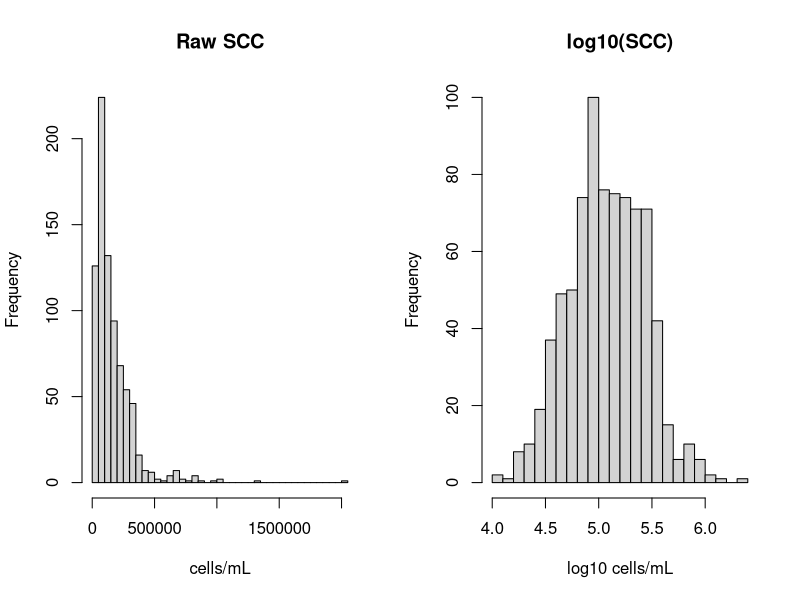
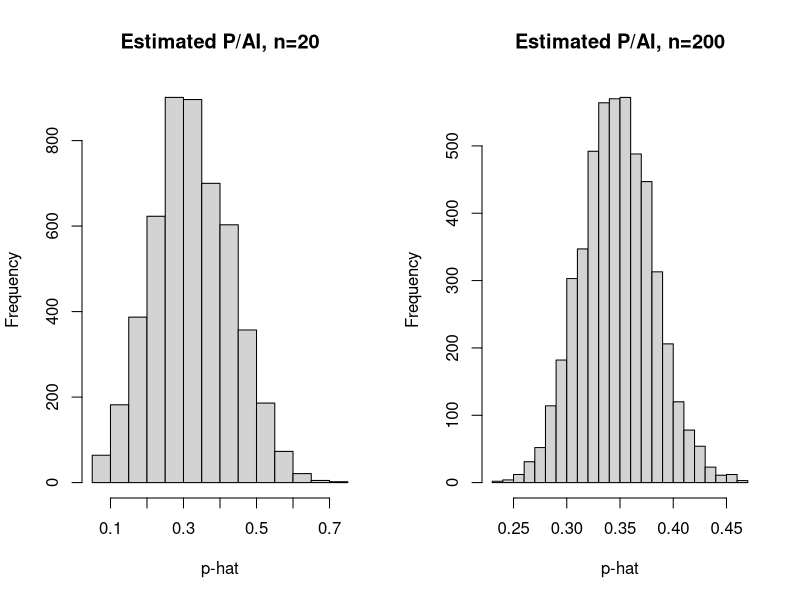
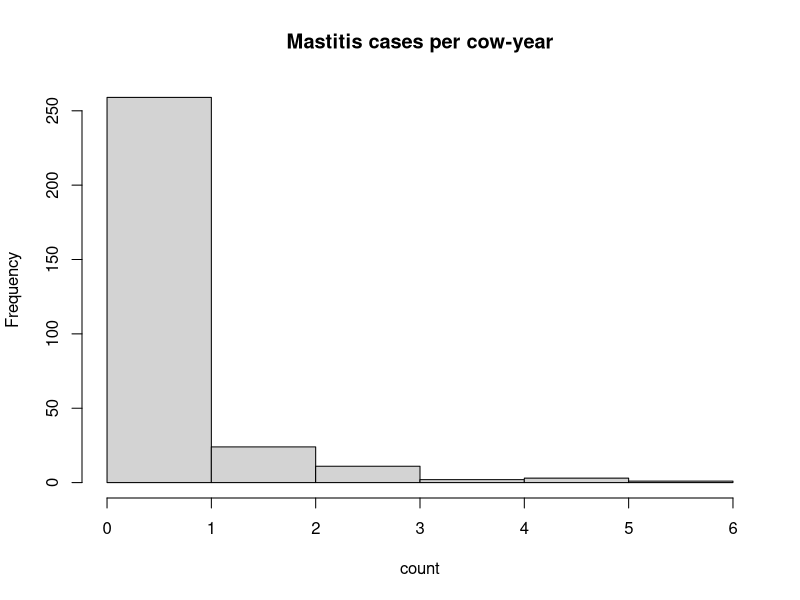
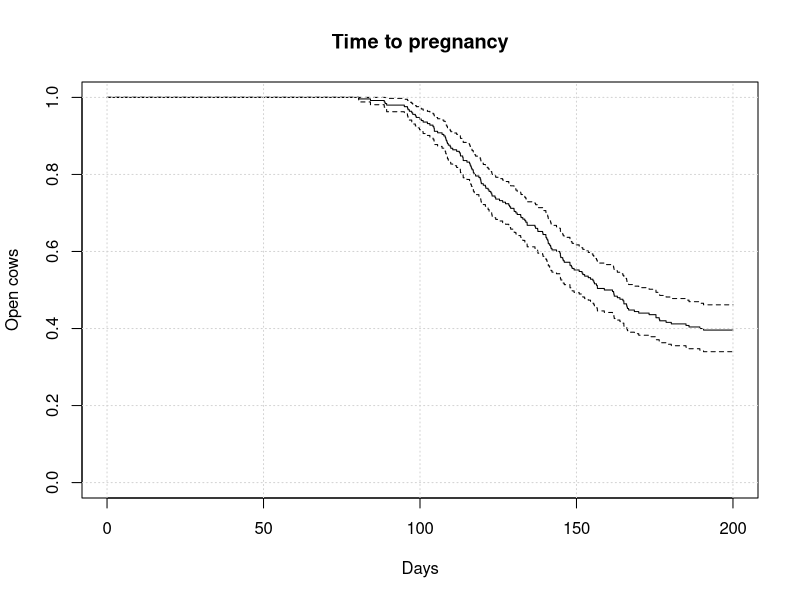

Generate these figures, in order, with R:
## ---- chunk 1
#| echo: true
n <- 24
true_effect <- 2.4     # true mean change (lbs/d)
sd_change <- 3.0

change <- rnorm(n, mean=true_effect, sd=sd_change)

# H0: mean change = 4 lbs/d (the claim) HA: mean change != 4
res <- t.test(change, mu = 4)
res
## ---- chunk 2
#| echo: true
x <- 18
n <- 40
p0 <- 0.35

#Binomial test
binom.test(x, n, p = p0, alternative = "two.sided")
## ---- chunk 3
#| echo: true
# Example counts
# A: 55 preg / 145 not
# B: 70 preg / 130 not

tab <- matrix(c(55,145,70,130), nrow=2, byrow=TRUE)
colnames(tab) <- c("Preg", "Not")
rownames(tab) <- c("A", "B")
tab
## ---- chunk 4
#| echo: true
#Chi-square
prop.test(tab)
## ---- chunk 5
#| echo: true
#Fisher exact
fisher.test(tab)
## ---- chunk 6
set.seed(10)

# Simulate SCC-like data (cells/mL) with a log-normal shape
n <- 800
scc <- rlnorm(n, meanlog = log(120000), sdlog = 0.8)

par(mfrow=c(1,2))
hist(scc, breaks=30, main="Raw SCC", xlab="cells/mL")
hist(log10(scc), breaks=30, main="log10(SCC)", xlab="log10 cells/mL")
par(mfrow=c(1,1))
## ---- chunk 7
set.seed(1)

# Compare sampling uncertainty for a proportion with different n
p <- 0.35
n_small <- 20
n_large <- 200

x_small <- rbinom(5000, n_small, p)/n_small
x_large <- rbinom(5000, n_large, p)/n_large

par(mfrow=c(1,2))
hist(x_small, breaks=20, main="Estimated P/AI, n=20", xlab="p-hat")
hist(x_large, breaks=20, main="Estimated P/AI, n=200", xlab="p-hat")
par(mfrow=c(1,1))
## ---- chunk 8
set.seed(2)

# Simulate overdispersed counts
n <- 300
mu <- 0.6
# Negative binomial with size parameter (smaller = more dispersion)
size <- 0.8
counts <- rnbinom(n, mu=mu, size=size)

mean(counts)
var(counts)

hist(counts, breaks=0:max(counts), main="Mastitis cases per cow-year", xlab="count")
## ---- chunk 9
set.seed(12)
library(survival)

N <- 250

# --- Define cure fraction (40% never pregnant) ---
cure_prob <- 0.40
is_cured <- rbinom(N, 1, cure_prob)  # 1 = will never conceive

# --- Generate event times for the susceptible group ---
# Use Weibull to control the shape (delay + decreasing hazard)
# Shape >1 gives increasing hazard, scale controls timing
shape <- 3       # sharper increase after ~60 days
scale <- 80      # controls where the drop starts
event_time <- rweibull(N, shape = shape, scale = scale) + 60  # delay ~60 days

# Assign large times to cured individuals
true_time <- ifelse(is_cured == 1, 999, event_time)

# Administrative censoring at 200 days
censor <- 200
obs_time <- pmin(true_time, censor)
status <- ifelse(true_time <= censor, 1, 0)

# Kaplan–Meier curve
fit <- survfit(Surv(obs_time, status) ~ 1)

plot(fit,
     xlab = "Days",
     ylab = "Open cows",
     main = "Time to pregnancy",
     xlim = c(0, 200))
grid()
## ---- chunk 10
#| echo: true
prev <- 0.05
se <- 0.80
sp <- 0.90

ppv <- (se*prev) / (se*prev + (1-sp)*(1-prev))
npv <- (sp*(1-prev)) / ((1-se)*prev + sp*(1-prev))

ppv; npv
## ---- chunk 11
N <- 1000
prev <- 0.08
se <- 0.75
sp <- 0.92

D <- round(N*prev)
ND <- N - D

TP <- round(se*D)
FN <- D - TP
TN <- round(sp*ND)
FP <- ND - TN

c(TP=TP, FP=FP, TN=TN, FN=FN)

accuracy <- (TP+TN)/N
ppv <- TP/(TP+FP)
npv <- TN/(TN+FN)

c(accuracy=accuracy, PPV=ppv, NPV=npv)
## ---- chunk 12
set.seed(3)

n <- 200
DIM <- sample(1:305, n, replace=TRUE)
parity <- factor(sample(c(1,2,3), n, replace=TRUE))

# Simulate a simple relationship
milk <- 35 + 0.02*(150 - abs(DIM-150)) +
  ifelse(parity=="1", -2, ifelse(parity=="2", 0, 1)) +
  rnorm(n, 0, 3)

d <- data.frame(milk, DIM, parity)

fit <- lm(milk ~ DIM + parity, data=d)
summary(fit)
